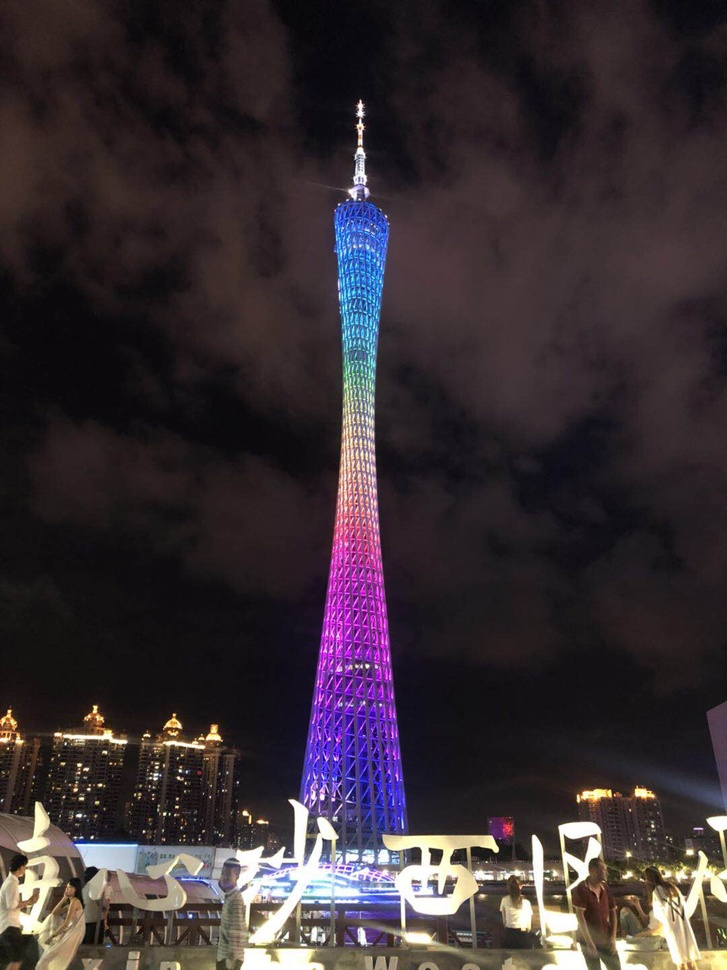
#> input picture 05_openCV/00_体验课资料/image.jpg, 727 x 970 px, shrunk from 1080 x 1440 before the run
$ jupyter execute 4.Rotation.ipynb
#> lines starting #> are read from the running program, lines starting #| are printed output that depends on the picture
[cell 1]
import cv2
import matplotlib.pyplot as plt
import numpy as np

[cell 2]
def show(image):
    plt.imshow(image)
    plt.axis('off')
    plt.show()

def imread(image):
#> called with image = 'image.jpg'
    image = cv2.imread(image)
#> image is the input picture: shape (970, 727, 3); mean B, G, R 51.5, 46.6, 55.9
    image = cv2.cvtColor(image,cv2.COLOR_BGR2RGB)
    return image

[cell 3]
image = imread('image.jpg')
show(image)

[cell 4]
image = imread('image.jpg')
(h,w) = image.shape[:2]
#> h = 970; w = 727
(cX,cY) = (w/2,h/2)
#> cX = 363.5; cY = 485

# (cX,cY)-旋转中心点
# 45-逆时针旋转45度
# 1.0-缩放
M = cv2.getRotationMatrix2D((cX,cY), 45, 1.0)
image = cv2.warpAffine(image, M, (w,h))
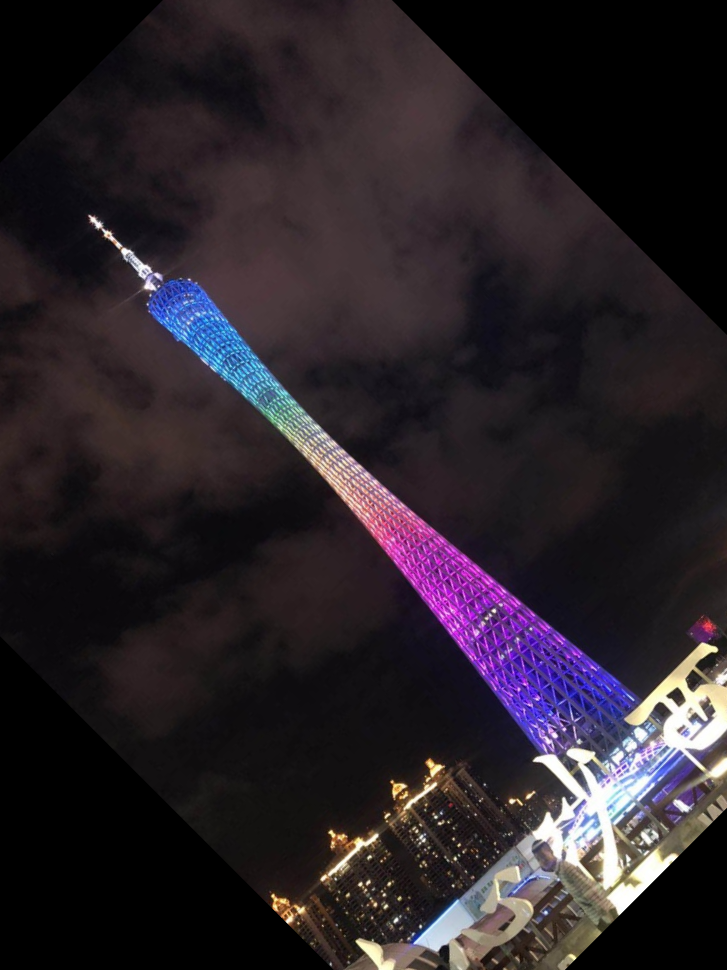
#> image: shape (970, 727, 3); mean R, G, B 41.8, 34.4, 40.7
show(image)

[cell 5]
image = imread('image.jpg')
(h,w) = image.shape[:2]
(cX,cY) = (w/2,h/2)

# (cX,cY)-旋转中心点
# 45-顺时针旋转45度
# 1.0-缩放
M = cv2.getRotationMatrix2D((cX,cY), -45, 1.0)
image = cv2.warpAffine(image, M, (w,h))
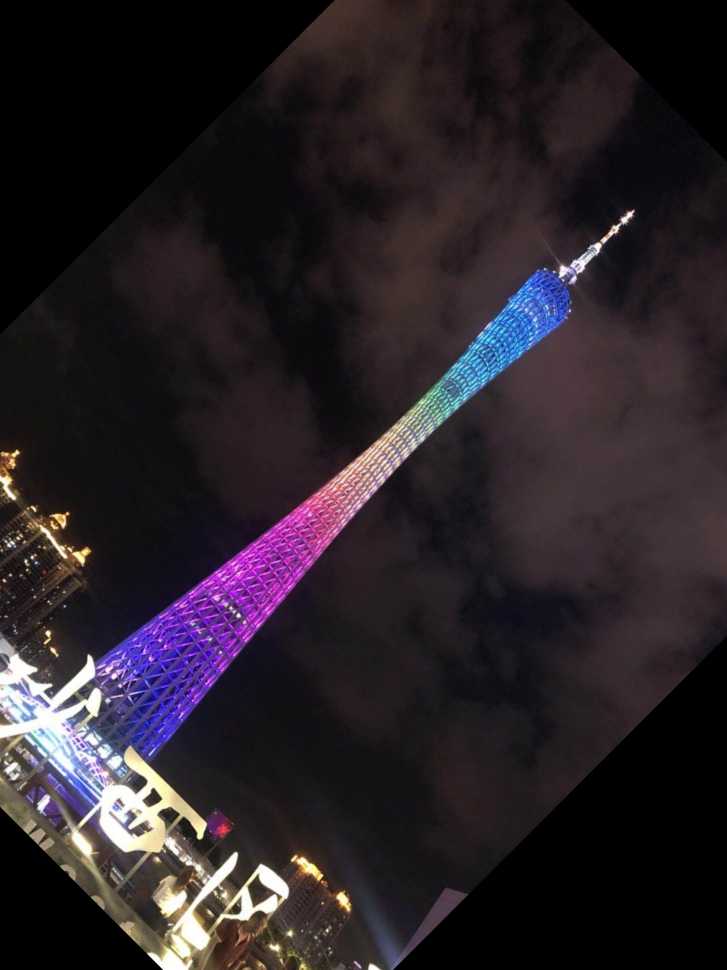
#> image: shape (970, 727, 3); mean R, G, B 40.9, 33.4, 39.5
show(image)

[cell 6]
image = imread('image.jpg')
(h,w) = image.shape[:2]
(cX,cY) = (w/2,h/2)

# (cX,cY)-旋转中心点
# 45-逆时针旋转45度
# 1.0-缩放
M = cv2.getRotationMatrix2D((cX,cY), 45, 2.0)
image = cv2.warpAffine(image, M, (w,h))
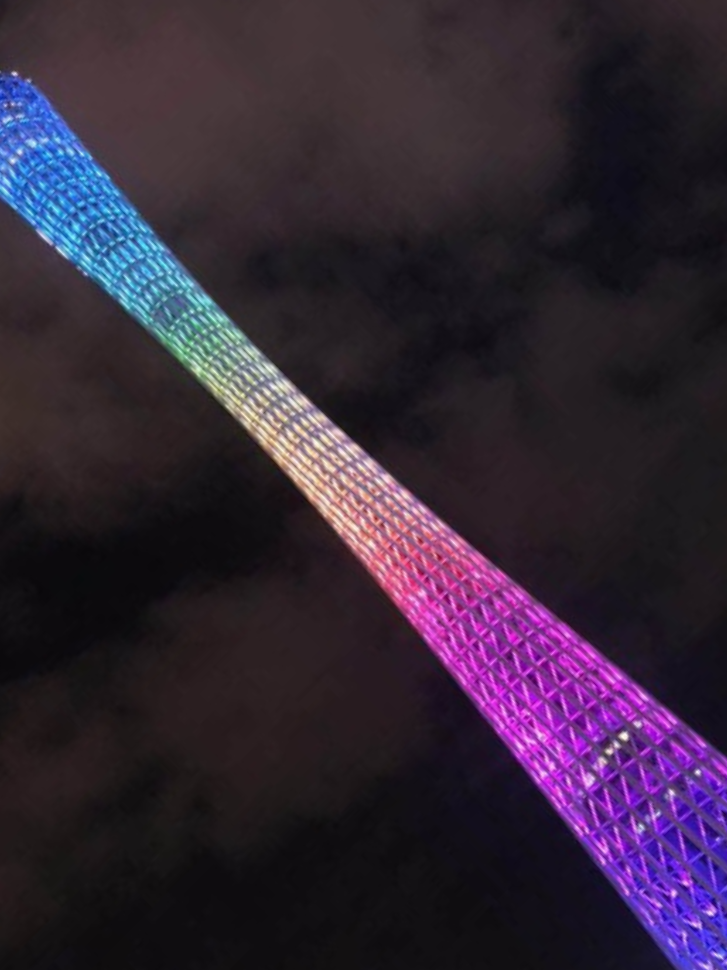
#> image: shape (970, 727, 3); mean R, G, B 50.9, 38, 54.6
show(image)

[cell 7]
image = imread('image.jpg')
(h,w) = image.shape[:2]
(cX,cY) = (w/2,h/2)

# (cX,cY)-旋转中心点
# 45-逆时针旋转45度
# 1.0-缩放
M = cv2.getRotationMatrix2D((cX,cY), 45, 0.5)
image = cv2.warpAffine(image, M, (w,h))
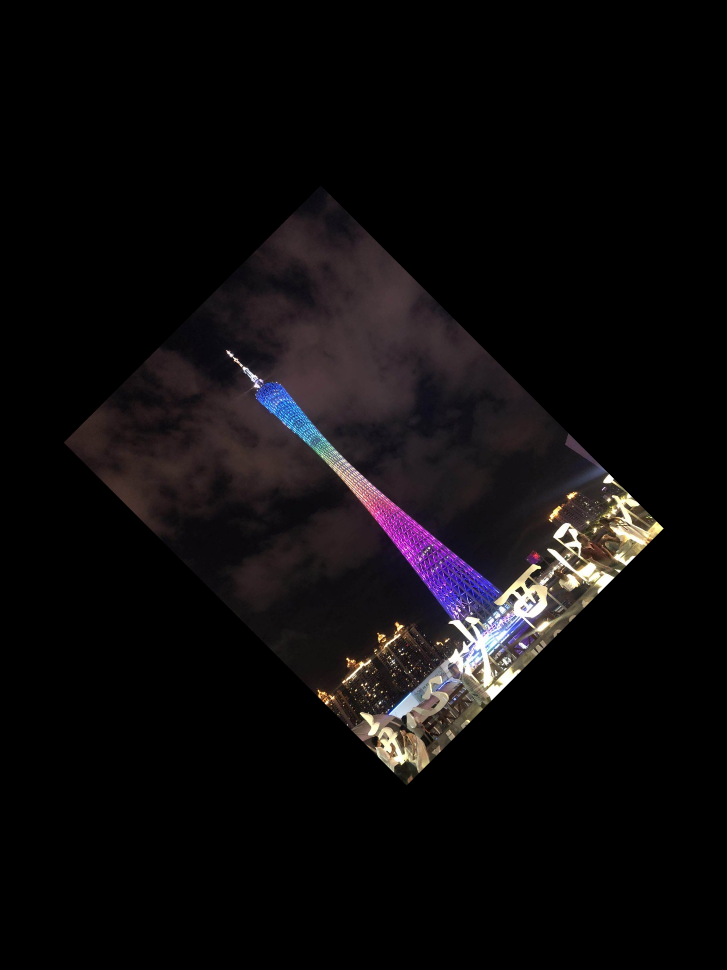
#> image: shape (970, 727, 3); mean R, G, B 14, 11.6, 12.9
show(image)

[cell 8]
image = imread('image.jpg')
(h,w) = image.shape[:2]
(cX,cY) = (w/2,h/2)

# (cX-200,cY-200)-旋转中心点
# 45-逆时针旋转45度
# 1.0-缩放
M = cv2.getRotationMatrix2D((cX-200,cY-200), 45, 1.0)
image = cv2.warpAffine(image, M, (w,h))
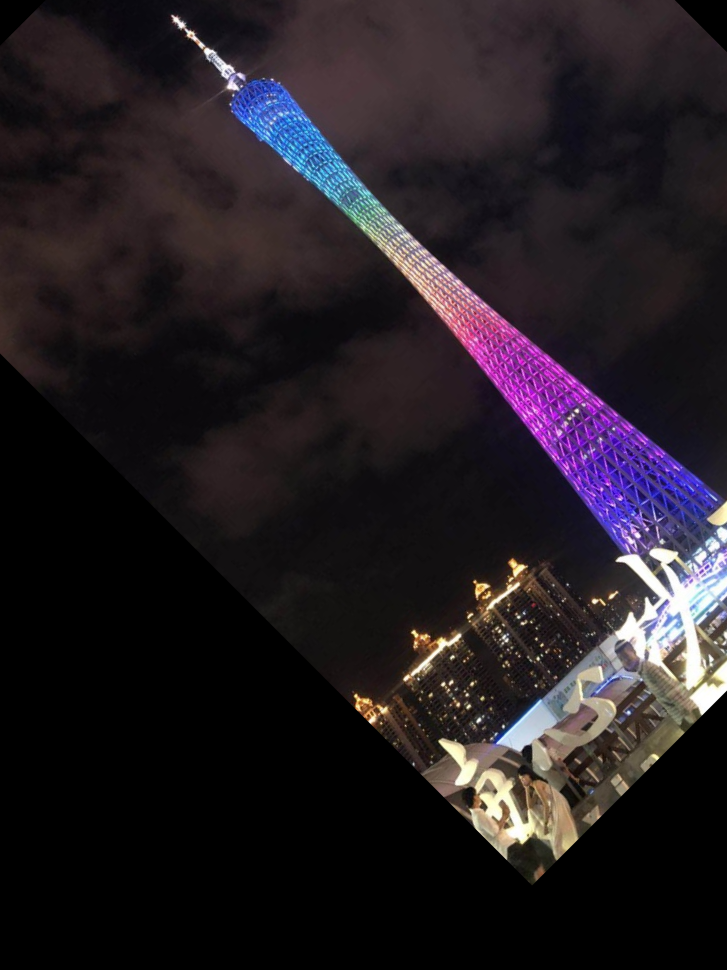
#> image: shape (970, 727, 3); mean R, G, B 35.6, 29.2, 34.6
show(image)

$ run again, with 05_openCV/00_体验课资料/Solvay.jpg copied over 05_openCV/00_体验课资料/image.jpg
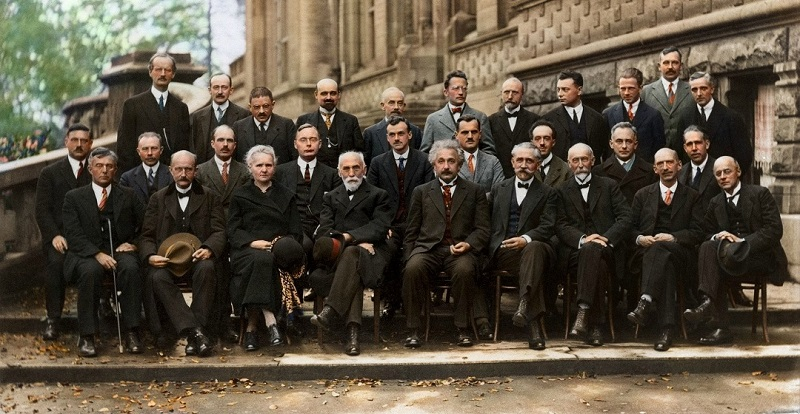
#> input picture 05_openCV/00_体验课资料/Solvay.jpg, 800 x 414 px
#> in imread, image is the input picture: shape (414, 800, 3); mean B, G, R 64.9, 80.6, 90.9
#> `image = cv2.warpAffine(image, M, (w,h))`:
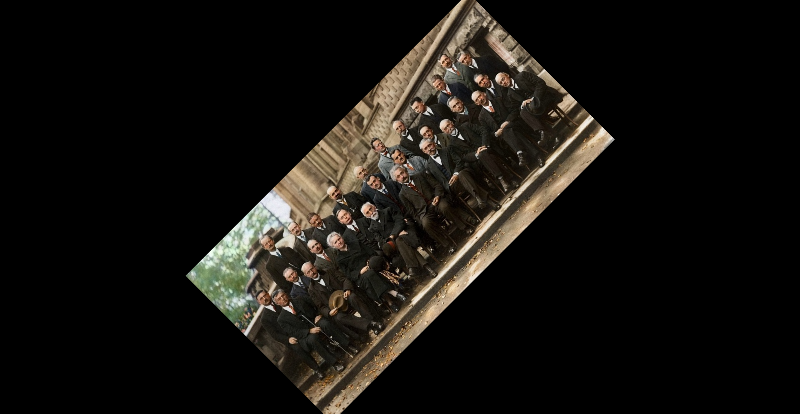
#> image: shape (414, 800, 3); mean R, G, B 22.7, 20.1, 16.2
#> `image = cv2.warpAffine(image, M, (w,h))`:
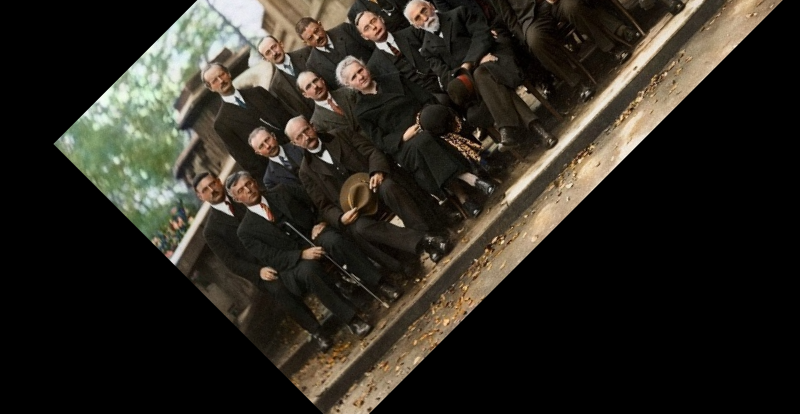
#> image: shape (414, 800, 3); mean R, G, B 44.5, 40.6, 32.8

$ run again, with 05_openCV/00_体验课资料/face.png saved as 05_openCV/00_体验课资料/image.jpg
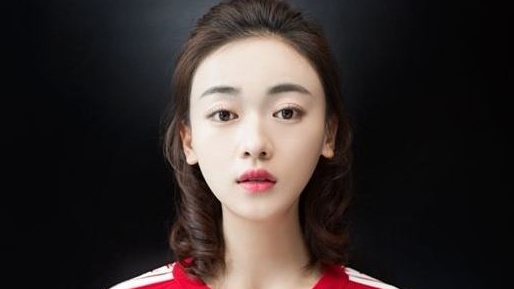
#> input picture 05_openCV/00_体验课资料/face.png, 514 x 289 px
#> in imread, image is the input picture: shape (289, 514, 3); mean B, G, R 45.2, 46.8, 55.4
#> `image = cv2.warpAffine(image, M, (w,h))`:
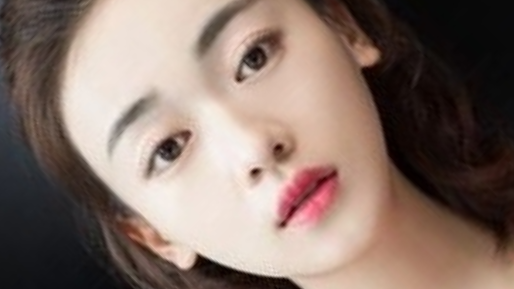
#> image: shape (289, 514, 3); mean R, G, B 134.9, 115.5, 106.2
#> `image = cv2.warpAffine(image, M, (w,h))`:
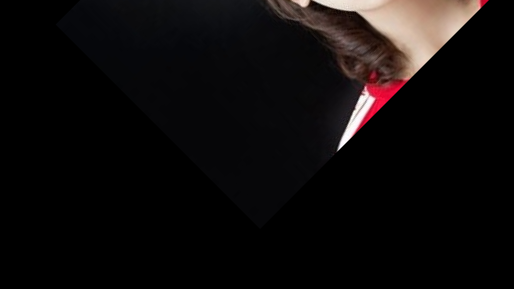
#> image: shape (289, 514, 3); mean R, G, B 14.4, 11.5, 11.3
